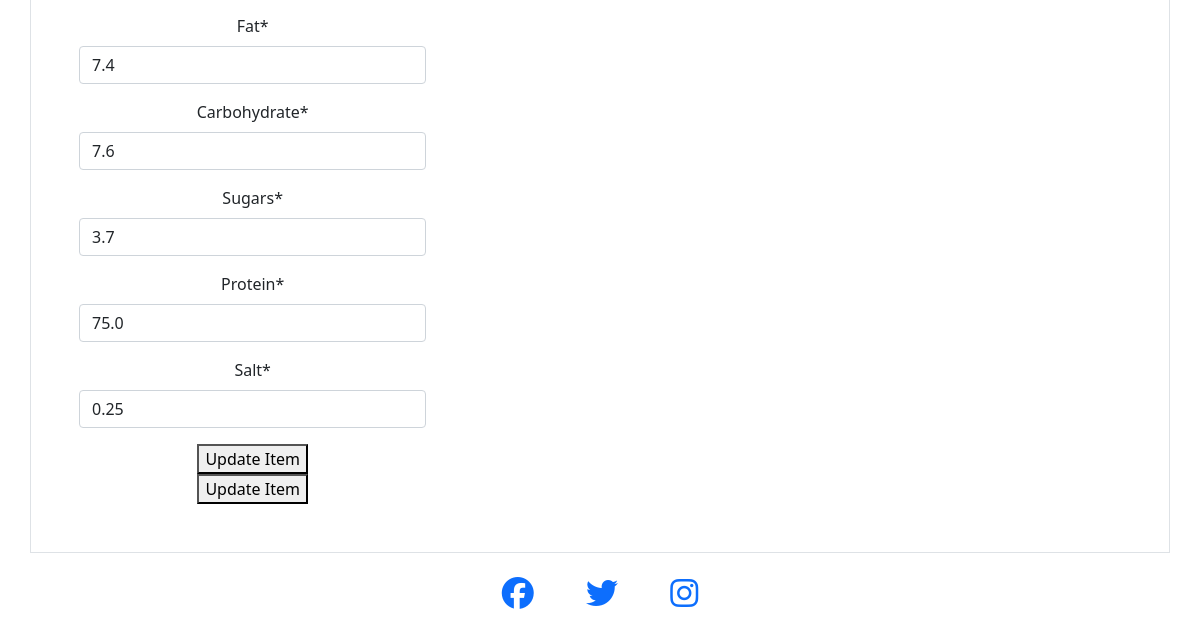
Page /product/admin/edit/item/1 (signed in, lower part) on the earlier database version.
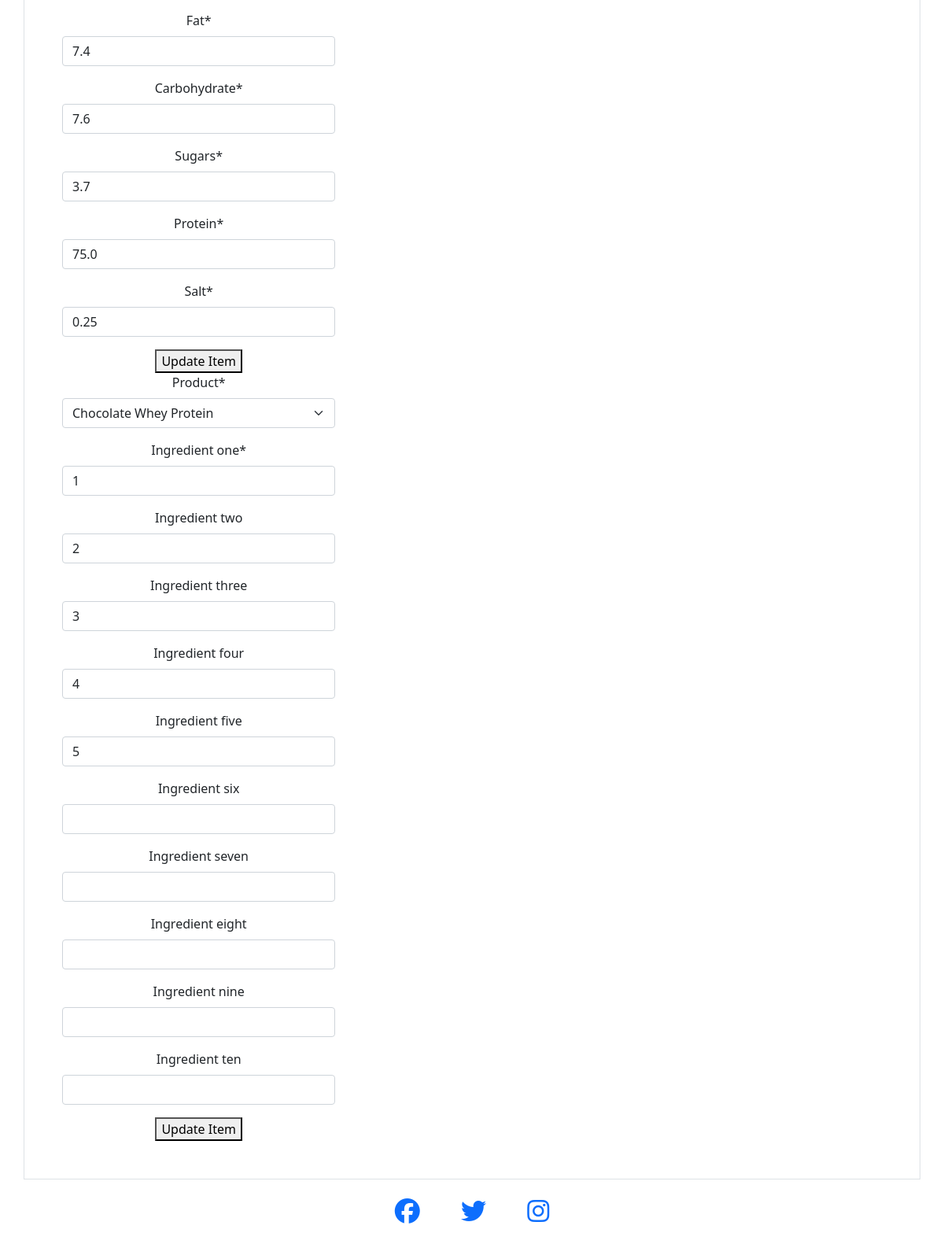
Same page on the later database version.
### products/models.py (models this page shows, shortened)
class Nutrition(models.Model):
    product = models.ForeignKey(Product, on_delete=models.CASCADE, related_name='nutrition')
    energy = models.FloatField()
    fat = models.FloatField()
    carbohydrate = models.FloatField()
    sugars = models.FloatField()
    protein = models.FloatField()
    salt = models.FloatField()

class Ingredient(models.Model):
    product = models.ForeignKey(Product, on_delete=models.CASCADE, related_name='ingredient')
    ingredient_one = models.CharField(max_length=35, blank=False, null=False, default="You need an ingredient")
    ingredient_two = models.CharField(max_length=35, blank=True, null=False)
    ingredient_three = models.CharField(max_length=35, blank=True, null=False)
    ingredient_four = models.CharField(max_length=35, blank=True, null=False)
    ingredient_five = models.CharField(max_length=35, blank=True, null=False)
    ingredient_six = models.CharField(max_length=35, blank=True, null=False)
    ingredient_seven = models.CharField(max_length=35, blank=True, null=False)
    ingredient_eight = models.CharField(max_length=35, blank=True, null=False)
    ingredient_nine = models.CharField(max_length=35, blank=True, null=False)
    ingredient_ten = models.CharField(max_length=35, blank=True, null=False)

### products/views.py (the view, shortened to what this page needs)
# urls.py: path('product/admin/edit/item/<item_id>', views.admin_edit_item, name="admin_edit_item"),
@login_required
def admin_edit_item(request, item_id):
    item_product = False
    try:
        item_product = Product.objects.get(id=item_id)
    except:
        print("Item not found")
    item_nutrition = False
    try:
        item_nutrition = Nutrition.objects.get(product_id=item_id)
    except:
        print("Item not found")
    item_ingredients = False
    try:
        item_ingredients = Ingredient.objects.get(product_id=item_id)
    except:
        print("Item not found")
    template = 'products/admin_edit_item.html'
    context = {}
    if item_product:
        product_form = ProductForm(instance=item_product)
        context["product_form"] = product_form
    if item_nutrition:
        nutrition_form = NutritionForm(instance=item_nutrition)
        context["nutrition_form"] = nutrition_form
    if item_ingredients:
        ingredients_form = IngredientForm(instance=item_ingredients)
        context["ingredients_form"] = ingredients_form
    print(context)
    return render(request, template, context)

### products/forms.py
class ProductForm(forms.ModelForm):
    class Meta:
        model = Product
        fields = '__all__'

class NutritionForm(forms.ModelForm):
    class Meta:
        model = Nutrition
        fields = '__all__'

### products/models.py (called while the page is built)
    def __str__(self):
        return self.flavour

### templates/products/admin_edit_item.html (shortened to what this page needs)
{% extends 'base.html' %}
{% load static %}
{% block content %}
<div class="container border py-5 px-5 mt-4">
    <div class="row">
        <div class="col-md-12 text-center">
            {% if nutrition_form %}
            <div class="col-4">
                <form method="POST" class="form">
                    {{ nutrition_form | crispy }}
                    <button class="button" type="submit" name="nutrition_form_edit_button">Update Item</button>
                </form>
            </div>
            {% endif %}
            {% if nutrition_form %}
            <div class="col-4">
                <form method="POST" class="form">
                    {{ ingredients_form | crispy }}
                    <button class="button" type="submit" name="ingredients_form_edit_button">Update Item</button>
                </form>
            </div>
            {% endif %}
        </div>
    </div>
</div>
{% endblock %}

### templates/base.html (shortened to what this page needs)
{% load static %}
<!DOCTYPE html>
<html lang="en">
<head>
    {% block css %}
    <link href="https://cdn.jsdelivr.net/npm/bootstrap@5.0.2/dist/css/bootstrap.min.css" rel="stylesheet"
>
    <link rel="stylesheet" href="{% static 'css/style.css' %}">
    {% endblock %}
</head>
<body>
    {% block content %}
    {% endblock %}
    <footer id="footer">
        <div class="container-fluid">
            <div class="row d-inline text-center">
                <div class="col">
                    <a href="https://www.facebook.com" target="_blank"><i class="fab fa-facebook"></i></a>
                    <a href="https://www.twitter.com" target="_blank"><i class="fab fa-twitter mx-5"></i></a>
                    <a href="https://www.instagram.com" target="_blank"><i class="fab fa-instagram"></i></a>
                </div>
            </div>
        </div>
    </footer>
</body>
</html>

### static/css/style.css (style rules this page uses)
i { font-size: 2rem; }

Differences in the rows shown:
added Ingredient: product "Chocolate Whey Protein", ingredient_one "1", ingredient_two "2", ingredient_three "3", ingredient_four "4", ingredient_five "5"
Other differences:
text now shown: "Product * Ingredient one * Ingredient two Ingredient three Ingredient four Ingredient five Ingredient six Ingredient seven Ingredient eight Ingredient nine Ingredient ten"
